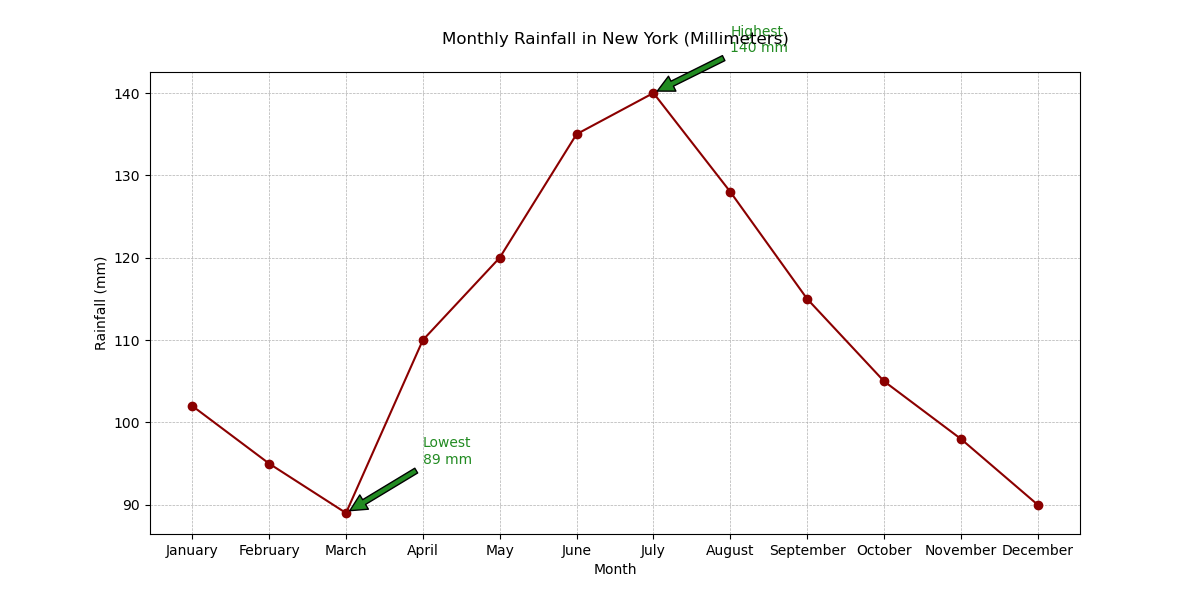

Source code (Python):

import matplotlib.pyplot as plt

# Data points
months = ['January', 'February', 'March', 'April', 'May', 'June', 'July', 'August', 'September', 'October', 'November', 'December']
rainfall = [102, 95, 89, 110, 120, 135, 140, 128, 115, 105, 98, 90]

# Create the plot
plt.figure(figsize=(12, 6))
plt.plot(months, rainfall, marker='o', linestyle='-', color='#8B0000')

# Annotate the highest and lowest rainfall points
plt.annotate('Highest\n140 mm', xy=('July', 140), xytext=('August', 145),
             arrowprops=dict(facecolor='#228B22', shrink=0.05), color='#228B22')
plt.annotate('Lowest\n89 mm', xy=('March', 89), xytext=('April', 95),
             arrowprops=dict(facecolor='#228B22', shrink=0.05), color='#228B22')

# Title and labels
plt.title('Monthly Rainfall in New York (Millimeters)', pad=20)
plt.xlabel('Month')
plt.ylabel('Rainfall (mm)')

# Customize the grid
plt.grid(True, which='both', linestyle='--', linewidth=0.5)

# Show the plot
plt.show()
